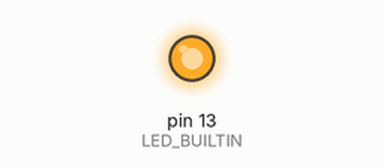
Simulated run of this sketch. Board: Arduino Uno, built with avr-gcc and run on an emulated ATmega328P. Shown: output pins drawn as LEDs (lit = HIGH).

Above: at 0.5 s.
At 3.35 s:
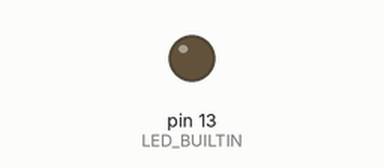
Timing chart, 0 to 3.9 s (numbered marks = the images above):
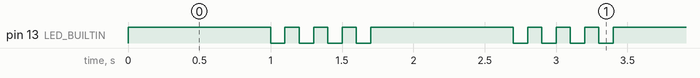

The sketch:

BuilInLed.ino
```cpp
/*

*/

  void setup() {
  pinMode(LED_BUILTIN, OUTPUT);
  }

  void loop() {
  digitalWrite(LED_BUILTIN, HIGH);
  delay(1000);
  digitalWrite(LED_BUILTIN, LOW);
  delay(100);
  digitalWrite(LED_BUILTIN, HIGH);
  delay(100);
  digitalWrite(LED_BUILTIN, LOW);
  delay(100);
  digitalWrite(LED_BUILTIN, HIGH);
  delay(100);
  digitalWrite(LED_BUILTIN, LOW);
  delay(100);
  digitalWrite(LED_BUILTIN, HIGH);
  delay(100);
  digitalWrite(LED_BUILTIN, LOW);
  delay(100);
  }
```

Measured:
- by itself, pin 13 (LED_BUILTIN): repeats every 1.7 s: 3 × (LOW 0.10 s, HIGH 0.10 s), LOW 0.10 s, HIGH 1.0 s
- by itself, everything shown: repeats every 1.7 s, in 8 steps
